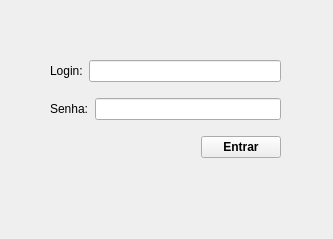
<?xml version="1.0" encoding="UTF-8"?>
<ui version="4.0">
 <class>MainWindow</class>
 <widget class="QMainWindow" name="MainWindow">
  <property name="geometry">
   <rect>
    <x>0</x>
    <y>0</y>
    <width>333</width>
    <height>239</height>
   </rect>
  </property>
  <property name="minimumSize">
   <size>
    <width>333</width>
    <height>239</height>
   </size>
  </property>
  <property name="maximumSize">
   <size>
    <width>333</width>
    <height>239</height>
   </size>
  </property>
  <property name="windowTitle">
   <string>Campo de Senha</string>
  </property>
  <widget class="QWidget" name="centralwidget">
   <widget class="QWidget" name="">
    <property name="geometry">
     <rect>
      <x>50</x>
      <y>50</y>
      <width>231</width>
      <height>121</height>
     </rect>
    </property>
    <layout class="QVBoxLayout" name="verticalLayout">
     <item>
      <layout class="QHBoxLayout" name="horizontalLayout_2">
       <item>
        <widget class="QLabel" name="label">
         <property name="text">
          <string>Login:</string>
         </property>
        </widget>
       </item>
       <item>
        <widget class="QLineEdit" name="txtLogin"/>
       </item>
      </layout>
     </item>
     <item>
      <layout class="QHBoxLayout" name="horizontalLayout">
       <item>
        <widget class="QLabel" name="label_2">
         <property name="text">
          <string>Senha:</string>
         </property>
        </widget>
       </item>
       <item>
        <widget class="QLineEdit" name="txtSenha">
         <property name="echoMode">
          <enum>QLineEdit::Password</enum>
         </property>
        </widget>
       </item>
      </layout>
     </item>
     <item>
      <layout class="QHBoxLayout" name="horizontalLayout_3">
       <item>
        <spacer name="horizontalSpacer">
         <property name="orientation">
          <enum>Qt::Horizontal</enum>
         </property>
         <property name="sizeHint" stdset="0">
          <size>
           <width>40</width>
           <height>20</height>
          </size>
         </property>
        </spacer>
       </item>
       <item>
        <widget class="QPushButton" name="btnEntr">
         <property name="font">
          <font>
           <pointsize>9</pointsize>
           <bold>true</bold>
          </font>
         </property>
         <property name="text">
          <string>Entrar</string>
         </property>
        </widget>
       </item>
      </layout>
     </item>
    </layout>
   </widget>
  </widget>
 </widget>
 <resources/>
 <connections/>
</ui>
